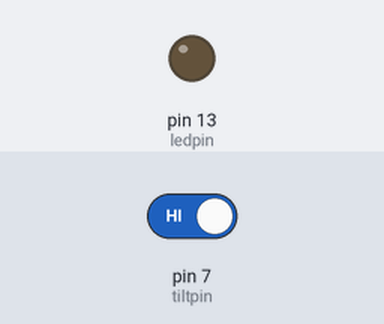
Bench run of a sketch on a simulated Arduino Uno, built with avr-gcc and run on an emulated ATmega328P. Shown: output pins drawn as LEDs (lit = HIGH). The inputs (shaded band) are chosen by the test bench; at power-on: pin 7 (tiltpin) HIGH. What the sketch prints to the serial monitor is not drawn.

Above: at 1.2 s.
1.3 s: pin 7 (tiltpin) driven LOW
At 2.5 s:
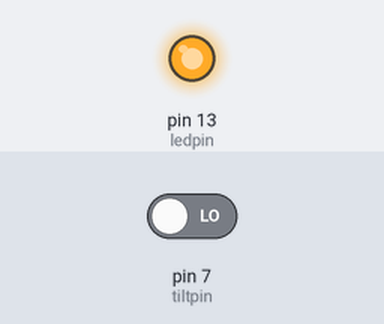
2.8 s: pin 7 (tiltpin) driven HIGH
At 3.7 s:
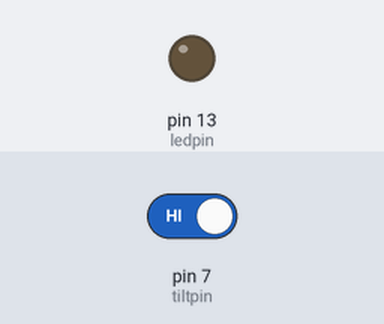
Timing chart, 0 to 5.8 s (numbered marks = the images above; inputs shaded):
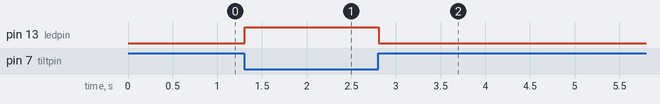

Measured:
- after the input at 1.3 s, pin 13 (ledpin): LOW → HIGH at once
- after the input at 2.8 s, pin 13 (ledpin): HIGH → LOW at once

The sketch:

LED_CONTROL_BY_TILTPIN.ino
```cpp
int tiltpin=7;
int tiltval;
int ledpin=13;
void setup() {
  // put your setup code here, to run once:
pinMode(ledpin,OUTPUT);
pinMode(tiltpin,INPUT);
digitalWrite(tiltpin,HIGH);
Serial.begin(9600);
}

void loop() {
  // put your main code here, to run repeatedly:
tiltval=digitalRead(tiltpin);
Serial.println(tiltval);
if(tiltval==0){
  digitalWrite(ledpin,HIGH);
}
if(tiltval==1){
  digitalWrite(ledpin,LOW);
}
}
```
